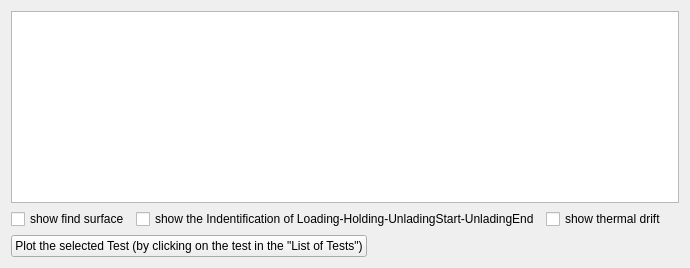
                    <widget class="QWidget" name="tab_17">
                     <attribute name="title">
                      <string>inclusive of frame compliance</string>
                     </attribute>
                     <layout class="QGridLayout" name="gridLayout_32">
                      <item row="1" column="0" colspan="5">
                       <widget class="QGraphicsView" name="graphicsView_load_depth_tab_inclusive_frame_stiffness_tabHE_FrameStiffness">
                        <property name="sizePolicy">
                         <sizepolicy hsizetype="Expanding" vsizetype="Expanding">
                          <horstretch>100</horstretch>
                          <verstretch>100</verstretch>
                         </sizepolicy>
                        </property>
                       </widget>
                      </item>
                      <item row="2" column="0">
                       <widget class="QCheckBox" name="checkBox_showFindSurface_tab_inclusive_frame_stiffness_tabHE_FrameStiffness">
                        <property name="sizePolicy">
                         <sizepolicy hsizetype="Maximum" vsizetype="Fixed">
                          <horstretch>0</horstretch>
                          <verstretch>0</verstretch>
                         </sizepolicy>
                        </property>
                        <property name="text">
                         <string>show find surface</string>
                        </property>
                       </widget>
                      </item>
                      <item row="2" column="1">
                       <widget class="QCheckBox" name="checkBox_iLHU_inclusive_frame_stiffness_tabHE_FrameStiffness">
                        <property name="text">
                         <string>show the Indentification of Loading-Holding-UnladingStart-UnladingEnd</string>
                        </property>
                       </widget>
                      </item>
                      <item row="3" column="0" colspan="3">
                       <widget class="QPushButton" name="pushButton_plot_chosen_test_tab_inclusive_frame_stiffness_tabHE_FrameStiffness">
                        <property name="sizePolicy">
                         <sizepolicy hsizetype="Maximum" vsizetype="Maximum">
                          <horstretch>0</horstretch>
                          <verstretch>0</verstretch>
                         </sizepolicy>
                        </property>
                        <property name="text">
                         <string>Plot the selected Test (by clicking on the test in the &quot;List of Tests&quot;)</string>
                        </property>
                       </widget>
                      </item>
                      <item row="2" column="2">
                       <widget class="QCheckBox" name="checkBox_showThermalDrift_tab_inclusive_frame_stiffness_tabHE_FrameStiffness">
                        <property name="text">
                         <string>show thermal drift</string>
                        </property>
                       </widget>
                      </item>
                     </layout>
                    </widget>
